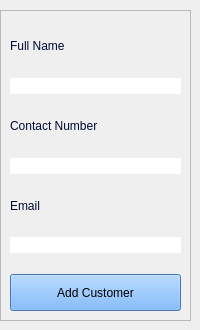
         <widget class="QWidget" name="add_customer">
          <widget class="QFrame" name="frame_11">
           <property name="geometry">
            <rect>
             <x>0</x>
             <y>10</y>
             <width>191</width>
             <height>311</height>
            </rect>
           </property>
           <property name="styleSheet">
            <string notr="true">QFrame{
font: 600 10pt &quot;Segoe UI Semibold&quot;;
color: rgb(0, 10, 52);
}

QLineEdit{
	background-color: rgb(255, 255, 255);
border-radius:10px;
color: rgb(0, 10, 52);
}</string>
           </property>
           <property name="frameShape">
            <enum>QFrame::StyledPanel</enum>
           </property>
           <property name="frameShadow">
            <enum>QFrame::Raised</enum>
           </property>
           <layout class="QVBoxLayout" name="verticalLayout_5">
            <item>
             <widget class="QLabel" name="label_12">
              <property name="text">
               <string>Full Name</string>
              </property>
             </widget>
            </item>
            <item>
             <widget class="QLineEdit" name="customerName"/>
            </item>
            <item>
             <widget class="QLabel" name="label_13">
              <property name="text">
               <string>Contact Number</string>
              </property>
             </widget>
            </item>
            <item>
             <widget class="QLineEdit" name="customerNumber">
              <property name="maxLength">
               <number>8</number>
              </property>
             </widget>
            </item>
            <item>
             <widget class="QLabel" name="label_14">
              <property name="text">
               <string>Email</string>
              </property>
             </widget>
            </item>
            <item>
             <widget class="QLineEdit" name="customerEmail"/>
            </item>
            <item>
             <widget class="QPushButton" name="customerAddButton">
              <property name="sizePolicy">
               <sizepolicy hsizetype="Minimum" vsizetype="Minimum">
                <horstretch>0</horstretch>
                <verstretch>0</verstretch>
               </sizepolicy>
              </property>
              <property name="cursor">
               <cursorShape>PointingHandCursor</cursorShape>
              </property>
              <property name="styleSheet">
               <string notr="true">QPushButton{
background-color: rgb(95, 165, 247);
font: 600 10pt &quot;Segoe UI Semibold&quot;;
margin-top:15px;
}

QPushButton:hover{
	background-color: rgb(245, 245, 245);
	color: rgb(0, 162, 38);
	border: 1px solid rgb(0, 162, 38);
}</string>
              </property>
              <property name="text">
               <string>Add Customer</string>
              </property>
             </widget>
            </item>
           </layout>
          </widget>
         </widget>
